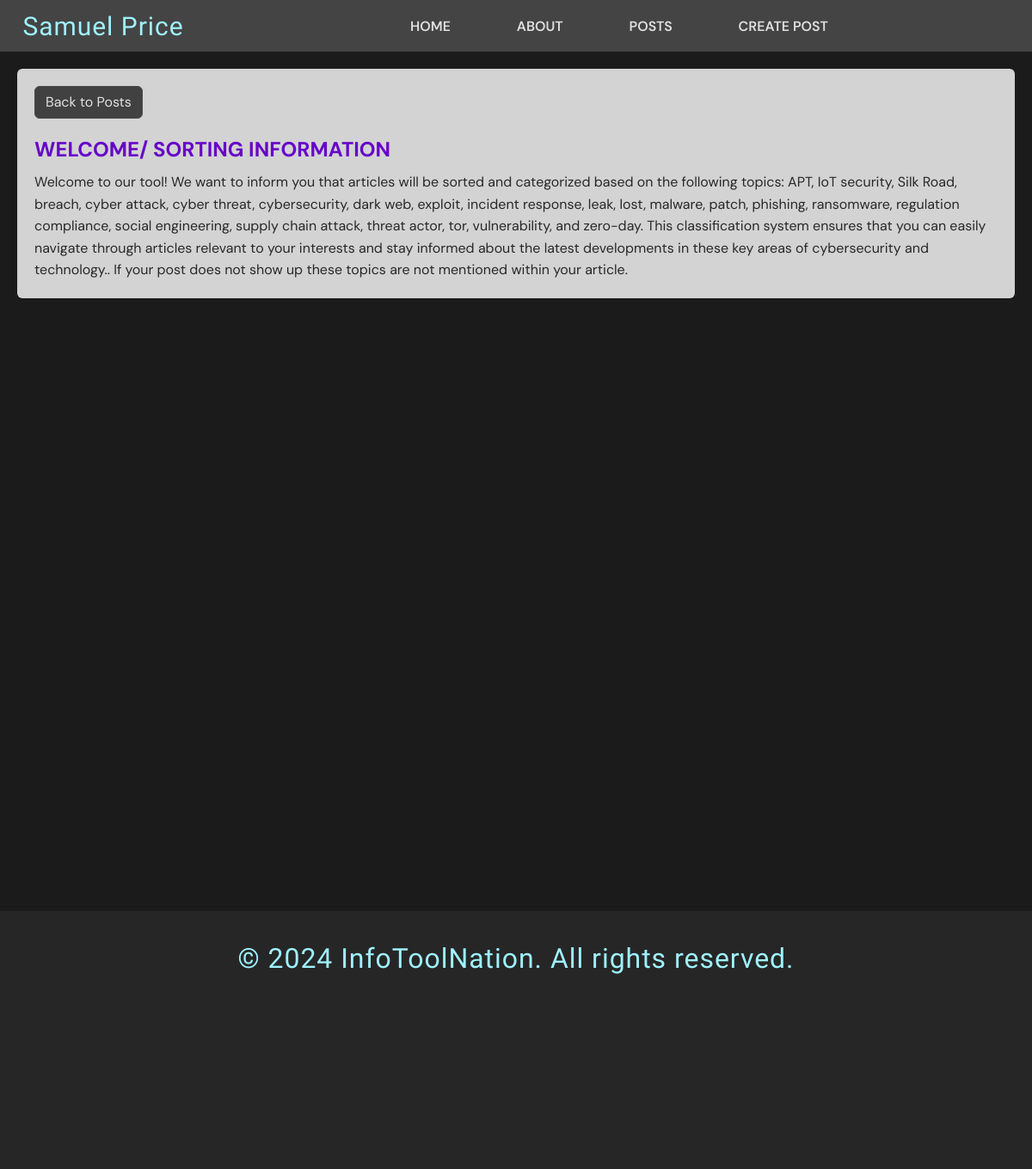
Page /detail/32 on the earlier database version.
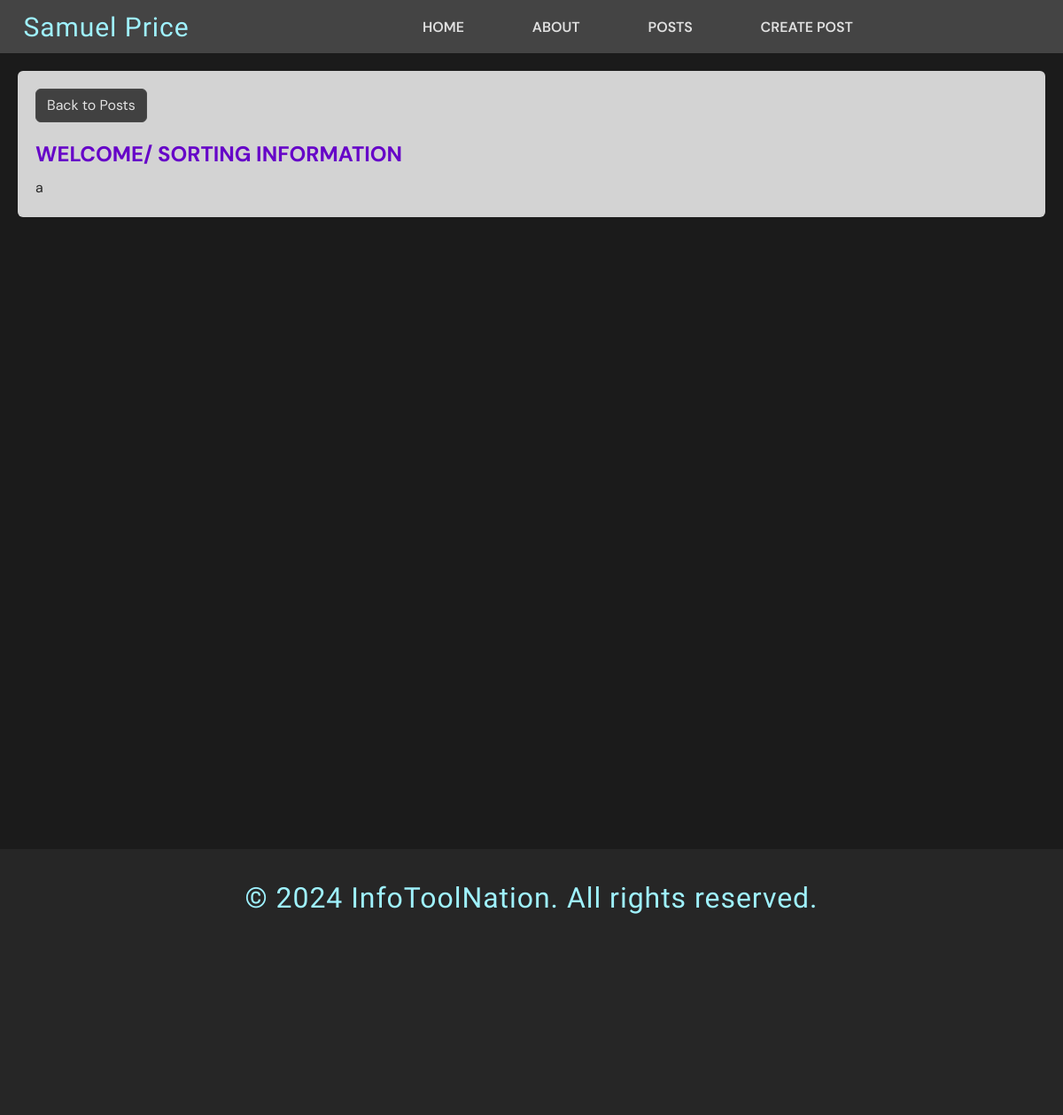
Same page on the later database version.
### pages/models.py (models this page shows, shortened)
class Post(models.Model):
    title = models.CharField(max_length=200)
    content = models.TextField()
    created_at = models.DateTimeField(auto_now=True)

### pages/views.py (the view)
# urls.py: path('detail/<int:pk>', PostDetail.as_view(), name='detail')
class PostDetail(DetailView):
    model = Post
    template_name = "pages/detail.html"
    context_object_name = 'post'

### templates/pages/detail.html (shortened to what this page needs)
{% extends 'base.html' %}
{% block content %}
<div class="detail">
    <div>
        <a href="{% url 'list' %}" class="btn btn-primary">Back to Posts</a>
    </div>
    <h1>{{ post.title }}</h1>
        <p class="black">
            {{post.content}}
        </p>
        </div>
        <br><br><br><br><br><br><br><br><br><br><br>
        <br><br><br><br><br><br><br><br><br><br><br>
        <br><br><br><br><br><br><br><br><br><br><br>
{% endblock content %}

Differences in the rows shown:
changed Post "WELCOME/ SORTING INFORMATION": content "Welcome to our tool! We want to inform you that articles will be sorted and categorized based on the following topics: APT, IoT security, Silk Road, breach, cyber attack, cyber threat, cybersecurity, dark web, exploit, incident response, leak, lost, malware, patch, phishing, ransomware, regulation compliance, social engineering, supply chain attack, threat actor, tor, vulnerability, and zero-day. This classification system ensures that you can easily navigate through articles relevant to your interests and stay informed about the latest developments in these key areas of cybersecurity and technology.. If your post does not show up these topics are not mentioned within your article." → "a"
